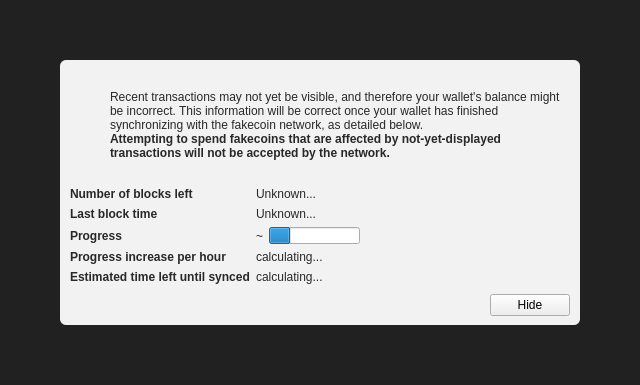
<?xml version="1.0" encoding="UTF-8"?>
<ui version="4.0">
 <class>ModalOverlay</class>
 <widget class="ModalOverlay" name="ModalOverlay">
  <property name="geometry">
   <rect>
    <x>0</x>
    <y>0</y>
    <width>640</width>
    <height>385</height>
   </rect>
  </property>
  <property name="windowTitle">
   <string>Form</string>
  </property>
  <layout class="QVBoxLayout" name="verticalLayout" stretch="0">
   <property name="sizeConstraint">
    <enum>QLayout::SetDefaultConstraint</enum>
   </property>
   <property name="leftMargin">
    <number>0</number>
   </property>
   <property name="topMargin">
    <number>0</number>
   </property>
   <property name="rightMargin">
    <number>0</number>
   </property>
   <property name="bottomMargin">
    <number>0</number>
   </property>
   <item>
    <widget class="QWidget" name="bgWidget" native="true">
     <property name="styleSheet">
      <string notr="true">#bgWidget { background: rgba(0,0,0,220); }</string>
     </property>
     <layout class="QVBoxLayout" name="verticalLayoutMain" stretch="1">
      <property name="leftMargin">
       <number>60</number>
      </property>
      <property name="topMargin">
       <number>60</number>
      </property>
      <property name="rightMargin">
       <number>60</number>
      </property>
      <property name="bottomMargin">
       <number>60</number>
      </property>
      <item>
       <widget class="QWidget" name="contentWidget" native="true">
        <property name="styleSheet">
         <string notr="true">#contentWidget { background: rgba(255,255,255,240); border-radius: 6px; }

QLabel { color: rgb(40,40,40);  }</string>
        </property>
        <layout class="QVBoxLayout" name="verticalLayoutSub" stretch="1,0,0,0">
         <property name="spacing">
          <number>0</number>
         </property>
         <property name="leftMargin">
          <number>10</number>
         </property>
         <property name="topMargin">
          <number>10</number>
         </property>
         <property name="rightMargin">
          <number>10</number>
         </property>
         <property name="bottomMargin">
          <number>10</number>
         </property>
         <item>
          <layout class="QHBoxLayout" name="horizontalLayoutIconText" stretch="0,1">
           <property name="topMargin">
            <number>20</number>
           </property>
           <item>
            <layout class="QVBoxLayout" name="verticalLayoutIcon">
             <property name="leftMargin">
              <number>0</number>
             </property>
             <item>
              <widget class="QPushButton" name="warningIcon">
               <property name="enabled">
                <bool>false</bool>
               </property>
               <property name="text">
                <string/>
               </property>
               <property name="icon">
                <iconset>
                 <normaloff>:/icons/warning</normaloff>
                 <disabledoff>:/icons/warning</disabledoff>:/icons/warning</iconset>
               </property>
               <property name="iconSize">
                <size>
                 <width>48</width>
                 <height>48</height>
                </size>
               </property>
               <property name="flat">
                <bool>true</bool>
               </property>
              </widget>
             </item>
             <item>
              <spacer name="verticalSpacerWarningIcon">
               <property name="orientation">
                <enum>Qt::Vertical</enum>
               </property>
               <property name="sizeHint" stdset="0">
                <size>
                 <width>20</width>
                 <height>40</height>
                </size>
               </property>
              </spacer>
             </item>
            </layout>
           </item>
           <item>
            <layout class="QVBoxLayout" name="verticalLayoutInfoText">
             <property name="leftMargin">
              <number>0</number>
             </property>
             <property name="topMargin">
              <number>0</number>
             </property>
             <item>
              <widget class="QLabel" name="infoText">
               <property name="text">
                <string>Recent transactions may not yet be visible, and therefore your wallet's balance might be incorrect. This information will be correct once your wallet has finished synchronizing with the fakecoin network, as detailed below.</string>
               </property>
               <property name="textFormat">
                <enum>Qt::RichText</enum>
               </property>
               <property name="wordWrap">
                <bool>true</bool>
               </property>
              </widget>
             </item>
             <item>
              <widget class="QLabel" name="infoTextStrong">
               <property name="font">
                <font>
                 <weight>75</weight>
                 <bold>true</bold>
                </font>
               </property>
               <property name="text">
                <string>Attempting to spend fakecoins that are affected by not-yet-displayed transactions will not be accepted by the network.</string>
               </property>
               <property name="textFormat">
                <enum>Qt::RichText</enum>
               </property>
               <property name="wordWrap">
                <bool>true</bool>
               </property>
              </widget>
             </item>
             <item>
              <spacer name="verticalSpacerInTextSpace">
               <property name="orientation">
                <enum>Qt::Vertical</enum>
               </property>
               <property name="sizeHint" stdset="0">
                <size>
                 <width>20</width>
                 <height>40</height>
                </size>
               </property>
              </spacer>
             </item>
            </layout>
           </item>
          </layout>
         </item>
         <item>
          <spacer name="verticalSpacerAfterText">
           <property name="orientation">
            <enum>Qt::Vertical</enum>
           </property>
           <property name="sizeHint" stdset="0">
            <size>
             <width>20</width>
             <height>40</height>
            </size>
           </property>
          </spacer>
         </item>
         <item>
          <layout class="QFormLayout" name="formLayout">
           <property name="fieldGrowthPolicy">
            <enum>QFormLayout::FieldsStayAtSizeHint</enum>
           </property>
           <property name="horizontalSpacing">
            <number>6</number>
           </property>
           <property name="verticalSpacing">
            <number>6</number>
           </property>
           <property name="topMargin">
            <number>10</number>
           </property>
           <item row="0" column="0">
            <widget class="QLabel" name="labelNumberOfBlocksLeft">
             <property name="font">
              <font>
               <weight>75</weight>
               <bold>true</bold>
              </font>
             </property>
             <property name="text">
              <string>Number of blocks left</string>
             </property>
            </widget>
           </item>
           <item row="0" column="1">
            <widget class="QLabel" name="numberOfBlocksLeft">
             <property name="text">
              <string>Unknown...</string>
             </property>
            </widget>
           </item>
           <item row="1" column="0">
            <widget class="QLabel" name="labelLastBlockTime">
             <property name="font">
              <font>
               <weight>75</weight>
               <bold>true</bold>
              </font>
             </property>
             <property name="text">
              <string>Last block time</string>
             </property>
            </widget>
           </item>
           <item row="1" column="1">
            <widget class="QLabel" name="newestBlockDate">
             <property name="sizePolicy">
              <sizepolicy hsizetype="Maximum" vsizetype="Preferred">
               <horstretch>0</horstretch>
               <verstretch>0</verstretch>
              </sizepolicy>
             </property>
             <property name="text">
              <string>Unknown...</string>
             </property>
            </widget>
           </item>
           <item row="2" column="0">
            <widget class="QLabel" name="labelSyncDone">
             <property name="font">
              <font>
               <weight>75</weight>
               <bold>true</bold>
              </font>
             </property>
             <property name="text">
              <string>Progress</string>
             </property>
            </widget>
           </item>
           <item row="2" column="1">
            <layout class="QHBoxLayout" name="horizontalLayoutSync" stretch="0,1">
             <item>
              <widget class="QLabel" name="percentageProgress">
               <property name="text">
                <string notr="true">~</string>
               </property>
              </widget>
             </item>
             <item>
              <widget class="QProgressBar" name="progressBar">
               <property name="value">
                <number>24</number>
               </property>
               <property name="format">
                <string/>
               </property>
              </widget>
             </item>
            </layout>
           </item>
           <item row="4" column="0">
            <widget class="QLabel" name="labelProgressIncrease">
             <property name="font">
              <font>
               <weight>75</weight>
               <bold>true</bold>
              </font>
             </property>
             <property name="text">
              <string>Progress increase per hour</string>
             </property>
            </widget>
           </item>
           <item row="4" column="1">
            <widget class="QLabel" name="progressIncreasePerH">
             <property name="text">
              <string>calculating...</string>
             </property>
            </widget>
           </item>
           <item row="5" column="0">
            <widget class="QLabel" name="labelEstimatedTimeLeft">
             <property name="font">
              <font>
               <weight>75</weight>
               <bold>true</bold>
              </font>
             </property>
             <property name="text">
              <string>Estimated time left until synced</string>
             </property>
            </widget>
           </item>
           <item row="5" column="1">
            <widget class="QLabel" name="expectedTimeLeft">
             <property name="text">
              <string>calculating...</string>
             </property>
            </widget>
           </item>
          </layout>
         </item>
         <item>
          <layout class="QHBoxLayout" name="horizontalLayoutButtons">
           <property name="leftMargin">
            <number>10</number>
           </property>
           <property name="topMargin">
            <number>10</number>
           </property>
           <item>
            <spacer name="horizontalSpacer">
             <property name="orientation">
              <enum>Qt::Horizontal</enum>
             </property>
             <property name="sizeHint" stdset="0">
              <size>
               <width>40</width>
               <height>20</height>
              </size>
             </property>
            </spacer>
           </item>
           <item>
            <widget class="QPushButton" name="closeButton">
             <property name="text">
              <string>Hide</string>
             </property>
            </widget>
           </item>
          </layout>
         </item>
        </layout>
       </widget>
      </item>
     </layout>
    </widget>
   </item>
  </layout>
 </widget>
 <customwidgets>
  <customwidget>
   <class>ModalOverlay</class>
   <extends>QWidget</extends>
   <header>modaloverlay.h</header>
   <container>1</container>
  </customwidget>
 </customwidgets>
 <resources/>
 <connections/>
</ui>
